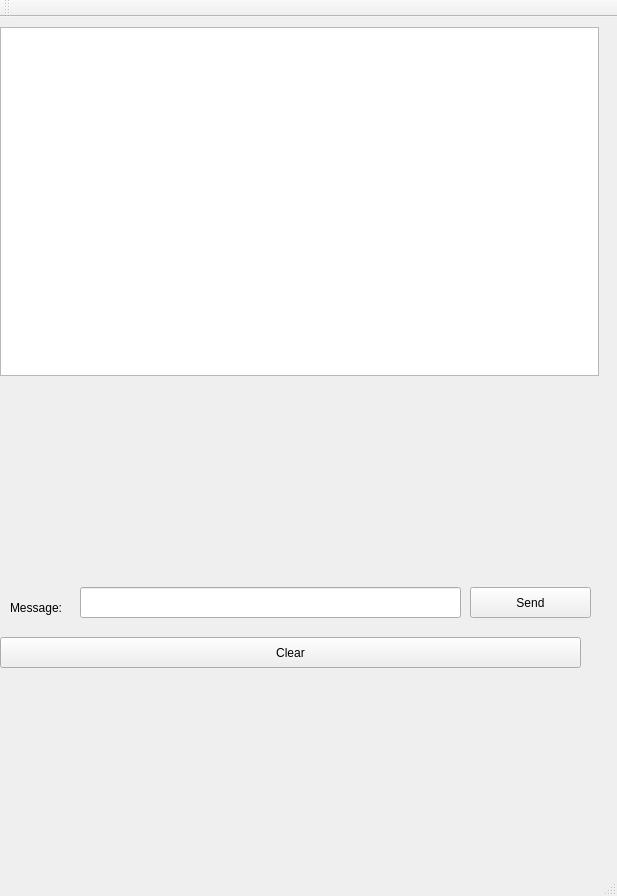
<?xml version="1.0" encoding="UTF-8"?>
<ui version="4.0">
 <class>chatGUIClass</class>
 <widget class="QMainWindow" name="chatGUIClass">
  <property name="geometry">
   <rect>
    <x>0</x>
    <y>0</y>
    <width>617</width>
    <height>896</height>
   </rect>
  </property>
  <property name="windowTitle">
   <string>chatGUI</string>
  </property>
  <widget class="QWidget" name="centralWidget">
   <widget class="QLineEdit" name="mes">
    <property name="geometry">
     <rect>
      <x>80</x>
      <y>570</y>
      <width>381</width>
      <height>31</height>
     </rect>
    </property>
   </widget>
   <widget class="QPushButton" name="sendBut">
    <property name="geometry">
     <rect>
      <x>470</x>
      <y>570</y>
      <width>121</width>
      <height>31</height>
     </rect>
    </property>
    <property name="text">
     <string>Send</string>
    </property>
   </widget>
   <widget class="QLabel" name="label">
    <property name="geometry">
     <rect>
      <x>10</x>
      <y>580</y>
      <width>61</width>
      <height>21</height>
     </rect>
    </property>
    <property name="text">
     <string>Message:</string>
    </property>
   </widget>
   <widget class="QPushButton" name="clearBut">
    <property name="geometry">
     <rect>
      <x>0</x>
      <y>620</y>
      <width>581</width>
      <height>31</height>
     </rect>
    </property>
    <property name="text">
     <string>Clear</string>
    </property>
   </widget>
   <widget class="QListWidget" name="listMessages">
    <property name="geometry">
     <rect>
      <x>0</x>
      <y>10</y>
      <width>599</width>
      <height>349</height>
     </rect>
    </property>
   </widget>
  </widget>
  <widget class="QMenuBar" name="menuBar">
   <property name="geometry">
    <rect>
     <x>0</x>
     <y>0</y>
     <width>617</width>
     <height>21</height>
    </rect>
   </property>
  </widget>
  <widget class="QToolBar" name="mainToolBar">
   <attribute name="toolBarArea">
    <enum>TopToolBarArea</enum>
   </attribute>
   <attribute name="toolBarBreak">
    <bool>false</bool>
   </attribute>
  </widget>
  <widget class="QStatusBar" name="statusBar"/>
 </widget>
 <layoutdefault spacing="6" margin="11"/>
 <resources>
  <include location="chatgui.qrc"/>
 </resources>
 <connections/>
</ui>
